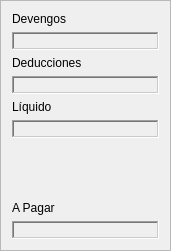
  <widget class="QFrame" name="frame_9">
   <property name="geometry">
    <rect>
     <x>820</x>
     <y>680</y>
     <width>171</width>
     <height>251</height>
    </rect>
   </property>
   <property name="frameShape">
    <enum>QFrame::StyledPanel</enum>
   </property>
   <property name="frameShadow">
    <enum>QFrame::Sunken</enum>
   </property>
   <layout class="QHBoxLayout" name="horizontalLayout_26">
    <item>
     <layout class="QVBoxLayout" name="verticalLayout_19" stretch="1,1,1,5,2">
      <item>
       <layout class="QVBoxLayout" name="verticalLayout_10">
        <item>
         <widget class="QLabel" name="label_56">
          <property name="text">
           <string>Devengos</string>
          </property>
         </widget>
        </item>
        <item>
         <widget class="QLabel" name="lblDevengos">
          <property name="styleSheet">
           <string notr="true">color:rgb(0,0,255)</string>
          </property>
          <property name="frameShape">
           <enum>QFrame::WinPanel</enum>
          </property>
          <property name="frameShadow">
           <enum>QFrame::Sunken</enum>
          </property>
          <property name="text">
           <string/>
          </property>
          <property name="alignment">
           <set>Qt::AlignRight|Qt::AlignTrailing|Qt::AlignVCenter</set>
          </property>
         </widget>
        </item>
       </layout>
      </item>
      <item>
       <layout class="QVBoxLayout" name="verticalLayout_17">
        <item>
         <widget class="QLabel" name="label_58">
          <property name="text">
           <string>Deducciones</string>
          </property>
         </widget>
        </item>
        <item>
         <widget class="QLabel" name="lblDeducciones">
          <property name="styleSheet">
           <string notr="true">color:rgb(0,0,255)</string>
          </property>
          <property name="frameShape">
           <enum>QFrame::WinPanel</enum>
          </property>
          <property name="frameShadow">
           <enum>QFrame::Sunken</enum>
          </property>
          <property name="text">
           <string/>
          </property>
          <property name="alignment">
           <set>Qt::AlignRight|Qt::AlignTrailing|Qt::AlignVCenter</set>
          </property>
         </widget>
        </item>
       </layout>
      </item>
      <item>
       <layout class="QVBoxLayout" name="verticalLayout_18">
        <item>
         <widget class="QLabel" name="label_59">
          <property name="text">
           <string>Líquido</string>
          </property>
         </widget>
        </item>
        <item>
         <widget class="QLabel" name="lblLiquido">
          <property name="styleSheet">
           <string notr="true">color:rgb(0,0,255)</string>
          </property>
          <property name="frameShape">
           <enum>QFrame::WinPanel</enum>
          </property>
          <property name="frameShadow">
           <enum>QFrame::Sunken</enum>
          </property>
          <property name="text">
           <string/>
          </property>
          <property name="alignment">
           <set>Qt::AlignRight|Qt::AlignTrailing|Qt::AlignVCenter</set>
          </property>
         </widget>
        </item>
       </layout>
      </item>
      <item>
       <spacer name="verticalSpacer">
        <property name="orientation">
         <enum>Qt::Vertical</enum>
        </property>
        <property name="sizeHint" stdset="0">
         <size>
          <width>20</width>
          <height>18</height>
         </size>
        </property>
       </spacer>
      </item>
      <item>
       <layout class="QVBoxLayout" name="verticalLayout_16">
        <item>
         <widget class="QLabel" name="label_57">
          <property name="text">
           <string>A Pagar</string>
          </property>
         </widget>
        </item>
        <item>
         <widget class="QLabel" name="lblPagar">
          <property name="font">
           <font>
            <bold>true</bold>
           </font>
          </property>
          <property name="styleSheet">
           <string notr="true">color:rgb(0,0,255)</string>
          </property>
          <property name="frameShape">
           <enum>QFrame::WinPanel</enum>
          </property>
          <property name="frameShadow">
           <enum>QFrame::Sunken</enum>
          </property>
          <property name="text">
           <string/>
          </property>
          <property name="alignment">
           <set>Qt::AlignRight|Qt::AlignTrailing|Qt::AlignVCenter</set>
          </property>
         </widget>
        </item>
       </layout>
      </item>
     </layout>
    </item>
   </layout>
  </widget>
